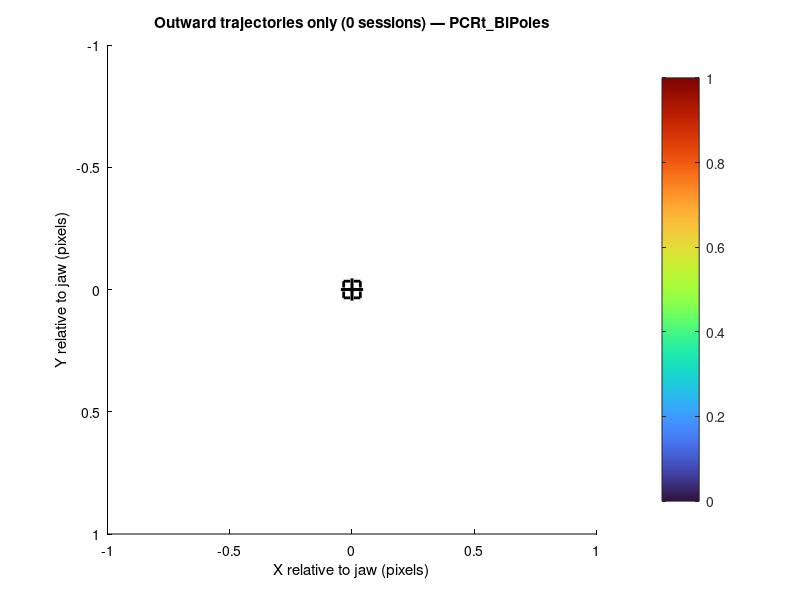

This figure's MATLAB source: (Note: this script raises an error after producing the figure.)
function lick_trajectory_outward_phase_only
% lick_trajectory_outward_phase_only
%
% Jaw-centered pooled tongue trajectories only (no density background). Segments are drawn as
% colored line pieces; color is outward intra-lick phase (0 = lick start, 1 = max protrusion).
% Each lick is truncated to the segment from lick start up to the first frame at max distance
% from the jaw.
%
% Licks: sort keypoints by Frame; start a new lick where consecutive frame gap > GAP_FRAMES.
% Only licks with at least MIN_LICK_FRAMES keypoint rows (before truncation) are kept.
%
% Edit csv lists below. Run: lick_trajectory_outward_phase_only

close all

%% =======================================================================
%% CONFIG (match jaw_centered_pooled_heatmap.m)
%% =======================================================================

csvPaths_PCRt = {
    'C:\Users\wanglab\Desktop\Ina\PCRt_BiPoles\PCRt_02\2024_1206\keypoints.csv'
    'C:\Users\wanglab\Desktop\Ina\PCRt_BiPoles\PCRt_02\2024_1218\keypoints.csv'
    'C:\Users\wanglab\Desktop\Ina\PCRt_BiPoles\PCRt_02\2024_1223\keypoints.csv'
    'C:\Users\wanglab\Desktop\Ina\PCRt_BiPoles\PCRt_07\2025_0401\keypoints.csv'
    'C:\Users\wanglab\Desktop\Ina\PCRt_BiPoles\PCRt_07\2025_0403\keypoints.csv'
    'C:\Users\wanglab\Desktop\Ina\PCRt_BiPoles\PCRt_08\2025_0401\keypoints.csv'
    'C:\Users\wanglab\Desktop\Ina\PCRt_BiPoles\PCRt_08\2025_0403\keypoints.csv'
    'C:\Users\wanglab\Desktop\Ina\PCRt_BiPoles\PCRt_09\2025_0514\keypoints.csv'
    'C:\Users\wanglab\Desktop\Ina\PCRt_BiPoles\PCRt_09\2025_0515\keypoints.csv'
    'C:\Users\wanglab\Desktop\Ina\PCRt_BiPoles\PCRt_09\2025_0516\keypoints.csv'
    };

csvPaths_IRt = {
    'C:\Users\wanglab\Desktop\Ina\IRt_BiPoles\IRt_01\2025_0425\keypoints.csv'
    'C:\Users\wanglab\Desktop\Ina\IRt_BiPoles\IRt_01\2025_0514\keypoints.csv'
    'C:\Users\wanglab\Desktop\Ina\IRt_BiPoles\IRt_01\2025_0515\keypoints.csv'
    'C:\Users\wanglab\Desktop\Ina\IRt_BiPoles\IRt_01\2025_0516\keypoints.csv'
    'C:\Users\wanglab\Desktop\Ina\IRt_BiPoles\IRt_02\2025_0425\keypoints.csv'
    'C:\Users\wanglab\Desktop\Ina\IRt_BiPoles\IRt_02\2025_0514\keypoints.csv'
    'C:\Users\wanglab\Desktop\Ina\IRt_BiPoles\IRt_02\2025_0515\keypoints.csv'
    'C:\Users\wanglab\Desktop\Ina\IRt_BiPoles\IRt_02\2025_0516\keypoints.csv'
    'C:\Users\wanglab\Desktop\Ina\IRt_BiPoles\IRt_03\2025_0425\keypoints.csv'
    'C:\Users\wanglab\Desktop\Ina\IRt_BiPoles\IRt_09\2026_0113\keypoints.csv'
    'C:\Users\wanglab\Desktop\Ina\IRt_BiPoles\IRt_09\2026_0116\keypoints.csv'
    'C:\Users\wanglab\Desktop\Ina\IRt_BiPoles\IRt_09\2026_0112\keypoints.csv'
    'C:\Users\wanglab\Desktop\Ina\IRt_BiPoles\IRt_10\2026_0113\keypoints.csv'
    'C:\Users\wanglab\Desktop\Ina\IRt_BiPoles\IRt_10\2026_0116\keypoints.csv'
    'C:\Users\wanglab\Desktop\Ina\IRt_BiPoles\IRt_10\2026_0112\keypoints.csv'
    };

PROB_MIN = 0;
GAP_FRAMES = 8;

% Minimum number of keypoint rows per lick segment (full lick before outward truncation).
MIN_LICK_FRAMES = 5;

REL_EXTENT_HALF = 128;

DRAW_SEGMENT_LINES = true;
LINE_WIDTH = 1.15;

OUTPUT_DIR = '';
SAVE_SVG = true;

%% =======================================================================

thisDir = fileparts(mfilename('fullpath'));
if isempty(OUTPUT_DIR)
    OUTPUT_DIR = thisDir;
end

xMin = -REL_EXTENT_HALF;
xMax = REL_EXTENT_HALF;
yMin = -REL_EXTENT_HALF;
yMax = REL_EXTENT_HALF;

plotOneGroup(csvPaths_PCRt, 'PCRt_BiPoles', 'PCRt', PROB_MIN, GAP_FRAMES, MIN_LICK_FRAMES, ...
    xMin, xMax, yMin, yMax, DRAW_SEGMENT_LINES, LINE_WIDTH, OUTPUT_DIR, SAVE_SVG);

plotOneGroup(csvPaths_IRt, 'IRt_BiPoles', 'IRt', PROB_MIN, GAP_FRAMES, MIN_LICK_FRAMES, ...
    xMin, xMax, yMin, yMax, DRAW_SEGMENT_LINES, LINE_WIDTH, OUTPUT_DIR, SAVE_SVG);

end


function plotOneGroup(csvList, groupTag, shortTag, probMin, gapFrames, minLickFrames, ...
    xMin, xMax, yMin, yMax, drawLines, lineW, outDir, saveSvg)
    nSessions = 0;

    cmapPhase = phaseColormap256();

    fig = figure('Name', sprintf('Outward lick trajectory phase (%s)', groupTag), ...
        'NumberTitle', 'off', 'Color', 'w', ...
        'Position', [80 80 660 580]);
    ax = axes(fig);
    set(ax, 'Color', 'w', 'XColor', 'k', 'YColor', 'k');
    axis(ax, [xMin xMax yMin yMax]);
    axis(ax, 'image');
    set(ax, 'YDir', 'reverse');
    colormap(ax, cmapPhase);
    caxis(ax, [0 1]);

    xlabel(ax, 'X relative to jaw (pixels)', 'Interpreter', 'none');
    ylabel(ax, 'Y relative to jaw (pixels)', 'Interpreter', 'none');
    hold(ax, 'on');

    for k = 1:numel(csvList)
        csvFile = csvList{k};
        if ~isfile(csvFile)
            continue
        end

        [cx, cy, phase, bridge] = sessionOutwardTrajectoryPoints(csvFile, probMin, gapFrames, minLickFrames);
        if isempty(cx)
            continue
        end
        nSessions = nSessions + 1;

        if drawLines && ~isempty(bridge)
            pmid = (phase(1:end-1) + phase(2:end)) / 2;
            rgbLines = rgbFromPhase(pmid, cmapPhase);
            for ii = 1:numel(bridge)
                if bridge(ii)
                    plot(ax, [cx(ii), cx(ii + 1)], [cy(ii), cy(ii + 1)], ...
                        '-', 'Color', rgbLines(ii, :), 'LineWidth', lineW);
                end
            end
        end
    end

    title(ax, sprintf(['Outward trajectories only (%d sessions) — %s'], ...
        nSessions, groupTag), 'Interpreter', 'none', 'FontSize', 11, 'Color', 'k');

    % Jaw reference on top (+ and box only).
    plot(ax, 0, 0, 'ws', 'MarkerSize', 14, 'LineWidth', 2.6, 'MarkerFaceColor', 'none');
    plot(ax, 0, 0, 'ks', 'MarkerSize', 12, 'LineWidth', 2, 'MarkerFaceColor', 'none');
    plot(ax, 0, 0, 'w+', 'MarkerSize', 18, 'LineWidth', 2.8);
    plot(ax, 0, 0, 'k+', 'MarkerSize', 16, 'LineWidth', 2.2);

    hold(ax, 'off');

    cb = colorbar(ax);
    cb.Color = 'k';
    cb.Label.String = 'Outward phase (0=lick start, 1=max protrusion)';
    cb.Label.Interpreter = 'none';

    if saveSvg
        outPath = fullfile(outDir, sprintf('lick_trajectory_outward_phase_only_%s', shortTag));
        try
            exportgraphics(fig, [outPath '.svg'], 'ContentType', 'vector');
        catch %#ok<*CTCH>
            print(fig, [outPath '.svg'], '-dsvg', '-painters');
        end
        fprintf('Wrote %s.svg\n', outPath);
    end
end


function [cx, cy, phase, bridge] = sessionOutwardTrajectoryPoints(csvFile, probMin, gapFrames, minLickFrames)
    cx = [];
    cy = [];
    phase = [];
    bridge = [];

    [xo, yo, starts, ends] = sortedJawCenteredLicks(csvFile, probMin, gapFrames);
    if isempty(xo)
        return
    end

    for j = 1:numel(starts)
        s = starts(j);
        e = ends(j);
        Lfull = e - s + 1;
        if Lfull < minLickFrames
            continue
        end
        x = xo(s:e);
        y = yo(s:e);
        [xOut, yOut, pOut] = outwardSegmentFromLick(x, y);
        if numel(xOut) < 2
            continue
        end
        L = numel(xOut);
        cx = [cx; xOut(:)]; %#ok<AGROW>
        cy = [cy; yOut(:)]; %#ok<AGROW>
        phase = [phase; pOut(:)]; %#ok<AGROW>
        bridge = [bridge; true(L - 1, 1)]; %#ok<AGROW>
    end
end


function [xOut, yOut, pOut] = outwardSegmentFromLick(x, y)
    d2 = x(:).^2 + y(:).^2;
    [~, imax] = max(d2); % first max index gives outward component start->max
    xOut = x(1:imax);
    yOut = y(1:imax);
    L = numel(xOut);
    if L <= 1
        pOut = 1;
    else
        pOut = ((0:(L - 1))' / (L - 1));
    end
end


function [xo, yo, starts, ends] = sortedJawCenteredLicks(csvFile, probMin, gapFrames)
    xo = [];
    yo = [];
    starts = [];
    ends = [];

    tbl = readKeypointsCsv(csvFile);
    frm = tbl.Frame;
    xv = tbl.X;
    yv = tbl.Y;
    if isempty(probMin) || (~isscalar(probMin)) || probMin <= 0
        keep = true(size(xv));
    else
        keep = tbl.Probability >= probMin;
    end
    frm = frm(keep);
    xv = xv(keep);
    yv = yv(keep);
    if numel(xv) < 1
        return
    end

    [jx, jy] = jawMeanFromBottomView(csvFile, probMin);
    if isnan(jx) || isnan(jy)
        return
    end

    xr = xv(:) - jx;
    yr = yv(:) - jy;

    [fs, ord] = sort(double(frm(:)));
    xo = xr(ord);
    yo = yr(ord);
    nf = numel(fs);
    breaks = find(diff(fs) > gapFrames);
    starts = [1; breaks + 1];
    ends = [breaks; nf];
end


function cmap = phaseColormap256()
    try
        cmap = turbo(256);
    catch %#ok<*CTCH>
        cmap = jet(256);
    end
end


function rgb = rgbFromPhase(phase, cmap)
    phase = phase(:);
    phase = max(0, min(1, phase));
    idx = round(phase * (size(cmap, 1) - 1)) + 1;
    rgb = cmap(idx, :);
end


function [jx, jy] = jawMeanFromBottomView(csvFile, probMin)
    jx = NaN;
    jy = NaN;
    sessionDir = fileparts(csvFile);
    jawFiles = dir(fullfile(sessionDir, '*_bottom_view_jaw.csv'));
    if isempty(jawFiles)
        return
    end
    names = sort({jawFiles.name});
    jawFile = fullfile(sessionDir, names{1});

    jawTbl = readKeypointsCsv(jawFile);
    if height(jawTbl) < 1
        return
    end

    if isempty(probMin) || (~isscalar(probMin)) || probMin <= 0
        keep = true(height(jawTbl), 1);
    else
        keep = jawTbl.Probability >= probMin;
        if ~any(keep)
            return
        end
    end

    jx = mean(jawTbl.X(keep), 'omitnan');
    jy = mean(jawTbl.Y(keep), 'omitnan');
end


function tbl = readKeypointsCsv(csvFile)
    T = readtable(csvFile);
    v = T.Properties.VariableNames;
    vl = lower(v);
    fc = @(s) strcmp(vl, lower(s));

    fi = fc('frame');
    xi = fc('x');
    yi = fc('y');
    pi = fc('probability');
    if ~(any(fi) && any(xi) && any(yi))
        error('CSV must include Frame, X, and Y columns: %s', csvFile);
    end
    if sum(fi) > 1 || sum(xi) > 1 || sum(yi) > 1
        error('Ambiguous duplicate column names: %s', csvFile);
    end

    F = double(T{:, fi});
    X = double(T{:, xi});
    Y = double(T{:, yi});
    if any(pi)
        Pr = double(T{:, pi});
    else
        Pr = ones(size(F));
    end

    tbl = table(F, X, Y, Pr, 'VariableNames', {'Frame', 'X', 'Y', 'Probability'});
end
